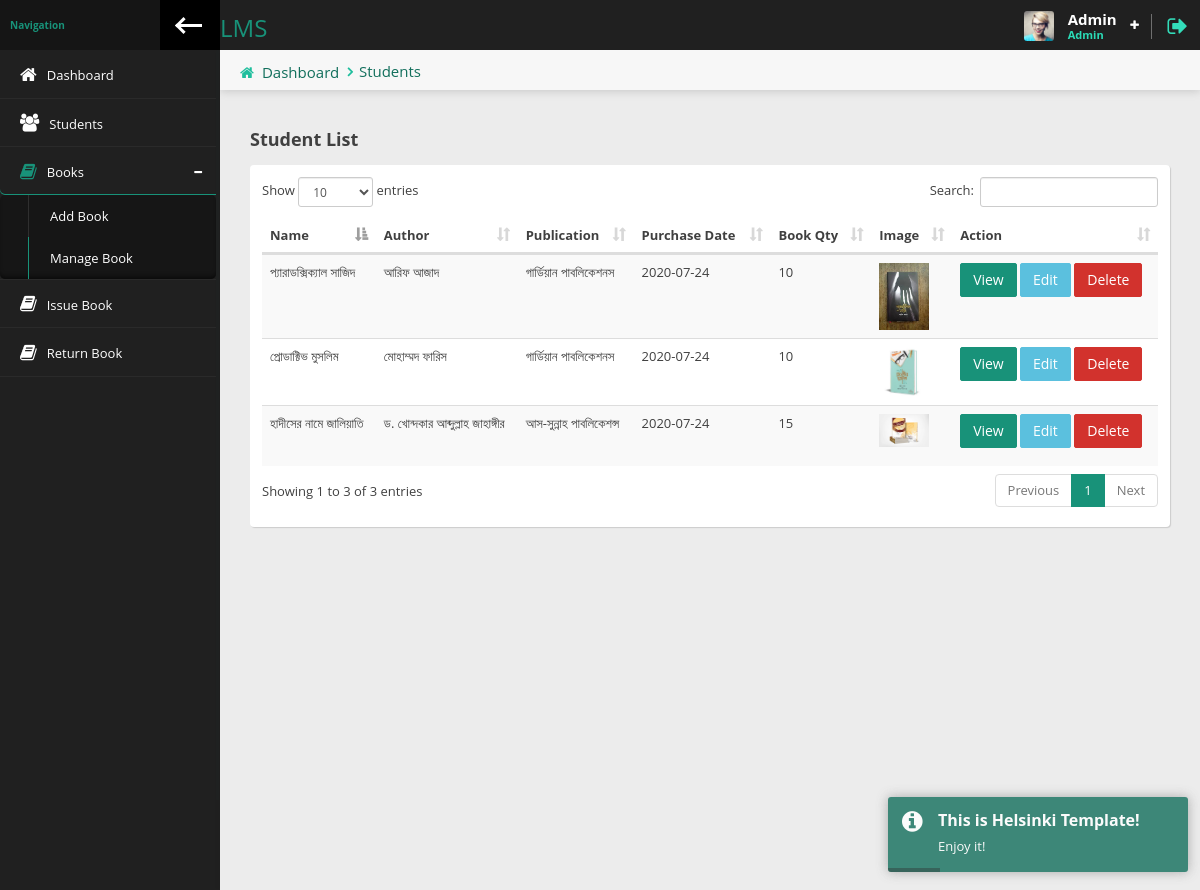
The app's page /librarian/manage_book.php (signed in) with its own data.
### tables this page shows
CREATE TABLE `librarian` (
  `id` int(3) NOT NULL,
  `name` varchar(30) NOT NULL,
  `username` varchar(30) NOT NULL,
  `email` varchar(30) NOT NULL,
  `password` varchar(32) NOT NULL,
  `datetime` datetime NOT NULL DEFAULT current_timestamp()
);

CREATE TABLE `books` (
  `id` int(10) UNSIGNED NOT NULL,
  `book_name` varchar(60) NOT NULL,
  `book_image` varchar(100) NOT NULL,
  `book_authore_name` varchar(45) NOT NULL,
  `book_publication_name` varchar(45) NOT NULL,
  `book_purchase_date` varchar(45) NOT NULL,
  `book_price` float NOT NULL,
  `book_qty` int(5) UNSIGNED NOT NULL,
  `abilable_qty` int(5) UNSIGNED NOT NULL,
  `librarian_name` varchar(45) NOT NULL
);

### librarian/manage_book.php (the view, shortened to what this page needs)
<?php require_once 'header.php'; ?>
<div class="content-header">
    <div class="leftside-content-header">
        <ul class="breadcrumbs">
            <li><i class="fa fa-home" aria-hidden="true"></i><a href="index.php">Dashboard</a></li>
            <li><a href="javascript:avoid(0)">Students</a></li>
        </ul>
    </div>
</div>
<div class="row animated fadeInUp">
    <div class="col-sm-12">
        <h4 class="section-subtitle"><b> Student List</b></h4>
<div class="panel">
    <div class="panel-content">
        <div class="table-responsive">
            <table id="basic-table" class="data-table table table-striped nowrap table-hover" cellspacing="0" width="100%">
                <thead>
                    <tr>
                        <th>Name</th>
                        <th>Author</th>
                        <th>Publication</th>
                        <th>Purchase Date</th>
                        <th>Book Qty</th>
                        <th>Image</th>
                        <th>Action</th>
                    </tr>
                </thead>
                <tbody>
                    <?php
                    $sql = "select * from books";
                    $result = $db->query($sql);
                    while ($row = $result -> fetch_assoc()) {   ?>
                        <tr>
                            <td><?= $row['book_name'];?></td>
                            <td><?= $row['book_authore_name'];?></td>
                            <td><?= $row['book_publication_name'];?></td>
                            <td><?= $row['book_purchase_date'];?></td>
                            <td><?= $row['book_qty'];?></td>
                            <td>
                                <img src="../images/books/<?= $row['book_image'];?>" style="width: 50px" >
                            </td>
                            <td>
                                <a href="javascript:avoid(0)" class="btn btn-primary" data-toggle="modal"  data-target="#book-<?= $row['id'] ?>">View</a>
                                <a href="javascript:avoid(0)" class="btn btn-info" data-toggle="modal"  data-target="#book-update-<?= $row['id'] ?>">Edit</a>
                                <a href="delete.php?id=<?= base64_encode($row['id']); ?>" class="btn btn-danger" id="delete">Delete</a>
                            </td>
                        </tr>
                    <?php }?>
                </tbody>
            </table>
        </div>
    </div>
</div>
</div>
</div>
<?php require_once 'footer.php'; ?>

### librarian/header.php (shortened to what this page needs)
<?php
require_once '../db.php';
$page= explode('/', $_SERVER['PHP_SELF']);
$page = end($page);
$email =  $_SESSION['librarian_email'];
$sql = "select * from librarian where email='$email'";
$result = $db->query($sql);
$data = $result->fetch_assoc();
?>
<!doctype html>
<html lang="en" class="fixed left-sidebar-top">
<head>
    <link href="../assets/vendor/pace/pace-theme-minimal.css" rel="stylesheet" />
    <link rel="stylesheet" href="../assets/vendor/bootstrap/css/bootstrap.css">
    <link rel="stylesheet" href="../assets/vendor/font-awesome/css/font-awesome.css">
    <link rel="stylesheet" href="../assets/vendor/animate.css/animate.css">
    <link rel="stylesheet" href="../assets/vendor/toastr/toastr.min.css">
    <link href="https://cdnjs.cloudflare.com/ajax/libs/toastr.js/2.0.1/css/toastr.css" rel="stylesheet"/>
    <link rel="stylesheet" href="../assets/vendor/magnific-popup/magnific-popup.css">
    <link rel="stylesheet" href="../assets/vendor/data-table/media/css/dataTables.bootstrap.min.css">
    <link rel="stylesheet" href="../assets/stylesheets/css/style.css">
</head>
<body>
    <div class="wrap">
        <div class="page-header">
            <div class="leftside-header">
                <div class="logo">
                    <a href="index.php" class="on-click">
                        <h3>LMS</h3>
                    </a>
                </div>
            </div>
            <div class="rightside-header">
                <div class="header-section" id="user-headerbox">
                    <div class="user-header-wrap">
                        <div class="user-photo">
                            <img alt="profile photo" src="../assets/images/avatar/avatar_user.jpg" />
                        </div>
                        <div class="user-info">
                            <span class="user-name"><?= ucwords($data['name']) ?></span>
                            <span class="user-profile">Admin</span>
                        </div>
                        <i class="fa fa-plus icon-open" aria-hidden="true"></i>
                    </div>
                </div>
                <div class="header-section">
                    <a href="logout.php" data-toggle="tooltip" data-placement="left" title="Logout"><i class="fa fa-sign-out log-out" aria-hidden="true"></i></a>
                </div>
            </div>
        </div>
        <div class="page-body">
            <div class="left-sidebar">
                <div class="left-sidebar-header">
                    <div class="left-sidebar-title">Navigation</div>
                    <div class="left-sidebar-toggle c-hamburger c-hamburger--htla hidden-xs" data-toggle-class="left-sidebar-collapsed" data-target="html">
                        <span></span>
                    </div>
                </div>
                <div id="left-nav" class="nano">
                    <div class="nano-content">
                        <nav>
                            <ul class="nav nav-left-lines" id="main-nav">
                                <li class="<?= $page=='index.php' ? 'active-item' : ''?>"><a href="index.php"><i class="fa fa-home" aria-hidden="true"></i><span>Dashboard</span></a></li>
                                <li class="<?= $page=='students.php' ? 'active-item' : ''?>"><a href="students.php"><i class="fa fa-users" aria-hidden="true"></i><span>Students</span></a></li>
                                <li class="has-child-item close-item <?= $page=='add_book.php' ? 'open-item' : ''?><?= $page=='manage_book.php' ? 'open-item' : ''?>">
                                    <a><i class="fa fa-book" aria-hidden="true"></i><span>Books</span></a>
                                    <ul class="nav child-nav level-1">
                                        <li class="<?= $page=='add_book.php' ? 'active-item' : ''?>"><a href="add_book.php">Add Book</a></li>
                                        <li class="<?= $page=='manage_book.php' ? 'active-item' : ''?>"><a href="manage_book.php">Manage Book</a></li>
                                    </ul>
                                </li>
                                <li class="<?= $page=='issue_book.php' ? 'active-item' : ''?>"><a href="issue_book.php"><i class="fa fa-book" aria-hidden="true"></i><span>Issue Book</span></a></li>
                                <li class="<?= $page=='return_book.php' ? 'active-item' : ''?>"><a href="return_book.php"><i class="fa fa-book" aria-hidden="true"></i><span>Return Book</span></a></li>
                            </ul>
                        </nav>
                    </div>
                </div>
            </div>
            <div class="content">

### records on screen
librarian: name "Admin"
books: book_name "হাদীসের নামে জালিয়াতি", book_authore_name "ড. খোন্দকার আব্দুল্লাহ জাহাঙ্গীর", book_publication_name "আস-সুন্নাহ পাবলিকেশন্স", book_purchase_date "2020-07-24", book_qty "15", book_image (picture)
books: book_name "প্রোডাক্টিভ মুসলিম", book_authore_name "মোহাম্মদ ফারিস", book_publication_name "গার্ডিয়ান পাবলিকেশনস", book_purchase_date "2020-07-24", book_qty "10", book_image (picture)
books: book_name "প্যারাডক্সিক্যাল সাজিদ", book_authore_name "আরিফ আজাদ", book_publication_name "গার্ডিয়ান পাবলিকেশনস", book_purchase_date "2020-07-24", book_qty "10", book_image (picture)
